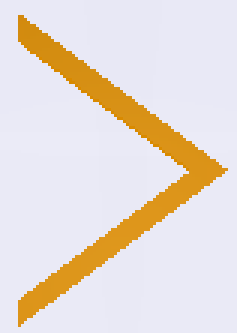
#> input picture arrow.png, 79 x 111 px (shown 3 times larger)
$ python test_arrow_detect.py
#> lines starting #> are read from the running program, lines starting #| are printed output that depends on the picture; after the words box and inside, x2 and y2 are one past the last pixel; in counts of white or black regions, pixels touching at a corner belong together
from __future__ import print_function

import math

import cv2 as cv
import numpy as np

import random as rng
rng.seed(12345)


def near_color(color, target_color):
  return ((abs(color[0] - target_color[0]) <= 50)
          and (abs(color[1] - target_color[1]) <= 50)
          and (abs(color[2] - target_color[2]) <= 50))

def near_coord(coord, target_cord):
  return ((abs(coord[0] - target_cord[0]) <= 5)
          and (abs(coord[1] - target_cord[1]) <= 5))

def near_num(num, target_num):
  return (abs(num - target_num) <= 5)

def point_in_conture(contur, point):
  point = [int(point[0]), int(point[1])]
  res = cv.pointPolygonTest(contur, point, False)
  if res > 0:
    return point
  point[0] += 1
  res = cv.pointPolygonTest(contur, point, False)
  if res > 0:
    return point
  point[0] -= 2
  res = cv.pointPolygonTest(contur, point, False)
  if res > 0:
    return point
  point[0] += 1
  point[1] += 1
  res = cv.pointPolygonTest(contur, point, False)
  if res > 0:
    return point
  point[1] -= 2
  res = cv.pointPolygonTest(contur, point, False)
  if res > 0:
    return point
  return None

def thresh_callback(val):
  threshold = val
 # Detect edges using Canny
  canny_output = cv.Canny(src_gray, threshold, threshold * 2)
 # Find contours
  contours, _ = cv.findContours(canny_output, cv.RETR_TREE, cv.CHAIN_APPROX_NONE)
 # Find the convex hull object for each contour
  hull_list = []
  defects_list = []
  contours_poly = [None] * len(contours)
  centers = [None] * len(contours)
  radius = [None] * len(contours)
  drawing = np.zeros((canny_output.shape[0], canny_output.shape[1], 3), dtype=np.uint8)
  for i in range(len(contours)):
    contours_poly_i = cv.approxPolyDP(contours[i], 3, True)
    centers_i, radius_i = cv.minEnclosingCircle(contours_poly_i)
    flag = False
    for z in range(i):
      if centers[z] is not None and (near_coord(centers[z], centers_i) and near_num(radius[z], radius_i)):
        flag = True
    if flag: continue
    contours_poly[i] = contours_poly_i
    centers[i] = centers_i
    radius[i] = radius_i
    hull = cv.convexHull(contours[i], returnPoints = False)
    try:
      defects = cv.convexityDefects(contours[i], hull)
    except Exception:
      continue
    hull_list.append(hull)
    defects_list.append(defects)
    if defects is not None:
      for j in range(defects.shape[0]):
        s, e, f, d = defects[j, 0]
        start = tuple(contours[i][s][0])
        end = tuple(contours[i][e][0])
        far = tuple(contours[i][f][0])
        line_center = ((start[0] + end[0]) // 2, (start[1] + end[1]) // 2)
        dist = math.sqrt(math.pow(line_center[0] - centers[i][0], 2) + math.pow(line_center[1] - centers[i][1], 2))
        point = point_in_conture(contours[i], far)
        if not point: continue
        color = src[point[1], point[0]]  # (rng.randint(0, 256), rng.randint(0, 256), rng.randint(0, 256))
        color = (int(color[0]), int(color[1]), int(color[2]))
        if dist < (radius[i] * 0.35) and near_color(color, (0, 145, 220)):
          cv.line(drawing, start, end, [0, 255, 0], 2)
          cv.circle(drawing, line_center, 5, [0, 255, 255], -1)
          cv.circle(drawing, far, 5, [0, 0, 255], -1)
          cv.drawContours(drawing, contours, i, color)
          # cv.drawContours(drawing, hull_list, i, color)

          cv.circle(drawing, (int(centers[i][0]), int(centers[i][1])), int(radius[i]), color, 1)
          cv.circle(drawing, (int(centers[i][0]), int(centers[i][1])), int(radius[i] * 0.35), color, 1)

    # Show in a window
  cv.imshow('Contours', drawing)
# Load source image
src = cv.imread('arrow.png', cv.IMREAD_COLOR)
#> src is the input picture: shape (111, 79, 3); mean B, G, R 214.5, 221.3, 231.4
if src is None:
  print('Could not open image')
  exit(0)
# Convert image to gray and blur it
src_gray = cv.cvtColor(src, cv.COLOR_BGR2GRAY)
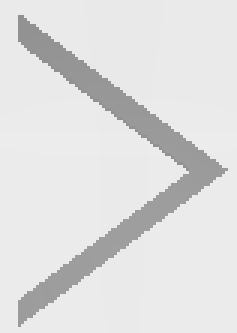
#> src_gray: shape (111, 79) (shown 3 times larger); min 145, max 236, mean 223.2
src_gray = cv.blur(src_gray, (3,3))
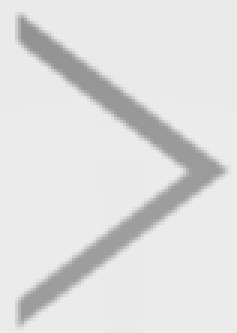
#> src_gray: shape (111, 79) (shown 3 times larger); min 146, max 236, mean 223.2
# Create Window
source_window = 'Source'
cv.namedWindow(source_window)
cv.imshow(source_window, src)
max_thresh = 255
thresh = 100 # initial threshold
cv.createTrackbar('Canny Thresh:', source_window, thresh, max_thresh, thresh_callback)
thresh_callback(thresh)
#> in thresh_callback, `canny_output = cv.Canny(src_gray, threshold, threshold * 2)`:
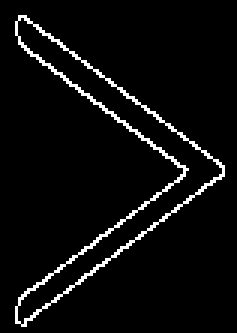
#> canny_output: shape (111, 79) (shown 3 times larger); 4.8% white in thin lines or dots, all inside (x1, y1, x2, y2) = (5, 5, 75, 109)
#> in thresh_callback, `contours, _ = cv.findContours(canny_output, cv.RETR_TREE, cv.CHAIN_APP..`: contours = 2 contours; box (x1, y1, x2, y2) and area: (5, 5, 75, 109) 1314, (5, 5, 75, 109) 1160
#> in thresh_callback, `contours_poly = [None] * len(contours)`: contours_poly = 2 items
#> the loop in thresh_callback, `for i in range(len(contours)):` made 2 passes
#> (centers_i, radius_i, hull) on pass 1: ((20.71, 56.23), 53.3, [267, 256, 224, 203, 201, 198, 197, 131, 130, 128, 2, 0])
#> (centers_i, radius_i) on pass 2: ((20.71, 56.5), 53.29)
#> after the loop in thresh_callback, `for i in range(len(contours)):`:
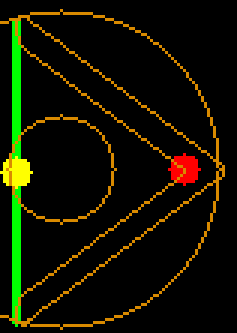
#> drawing: shape (111, 79, 3) (shown 3 times larger); mean B, G, R 0, 17.8, 17.8
#> after the loop in thresh_callback, `for i in range(len(contours)):`: defects_list = 1 item; hull_list = [[267, 256, 224, 203, 201, 198, 197, 131, 130, 128, 2, 0]]
cv.waitKey()

$ run again, with scene.png copied over arrow.png
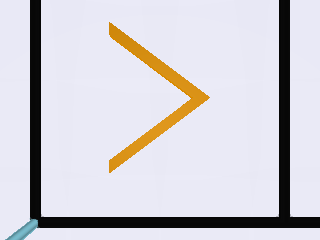
#> input picture scene.png, 320 x 240 px
#> src is the input picture: shape (240, 320, 3); mean B, G, R 213.5, 207.2, 209.4
#> in thresh_callback, `canny_output = cv.Canny(src_gray, threshold, threshold * 2)`:
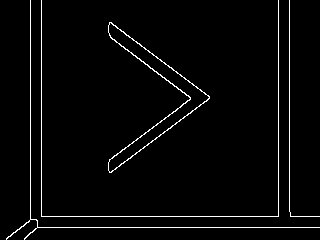
#> canny_output: shape (240, 320); 2.7% white in thin lines or dots
#> contours = 5 contours, 2 with area under 20; largest, box (x1, y1, x2, y2) and area: (108, 22, 210, 173) 2716, (108, 22, 210, 173) 2498, (6, 0, 320, 240) 31
#> contours_poly = 5 items
#> the loop in thresh_callback, `for i in range(len(contours)):` made 5 passes
#> (centers_i, radius_i, hull) on passes 1, 5: ((131.1, 96.72), 77.92, [389, 329, 292, 291, 289, 286, 210, 191, 189, 187, 3, 0]), ((158.7, 133.6), 185.5, [591, 296, 244, 243, 0])
#> after the loop in thresh_callback, `for i in range(len(contours)):`:
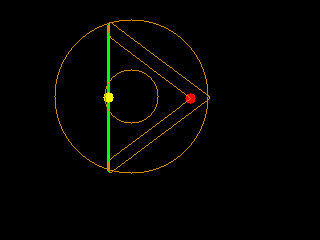
#> drawing: shape (240, 320, 3); mean B, G, R 0, 3.2, 3.1
#> after the loop in thresh_callback, `for i in range(len(contours)):`: defects_list = 3 items; hull_list = [[389, 329, 292, 291, 289, 286, 210, 191, 189, 187, 3, 0], [669, 453, 216, 0], [591, 296, 244, 243, 0]]
